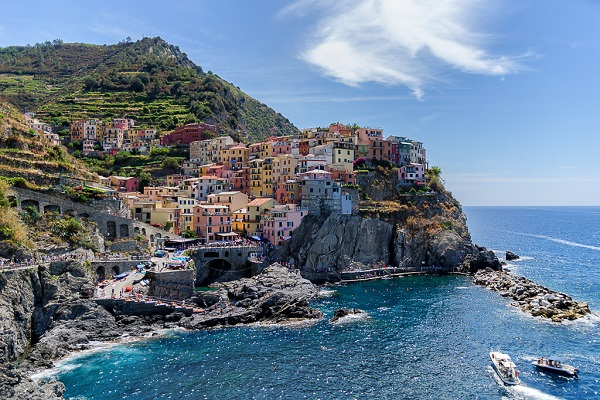
#> input picture img_5terre.jpg, 600 x 400 px
$ python resize.py
#> lines starting #> are read from the running program, lines starting #| are printed output that depends on the picture
import cv2
import matplotlib.pyplot as plt
img=cv2.imread('img_5terre.jpg')
#> img is the input picture: shape (400, 600, 3); mean B, G, R 142.3, 123.3, 103.5
image_rgb=cv2.cvtColor(img,cv2.COLOR_BGR2RGB)
center=(image_rgb.shape[1]//2,image_rgb.shape[0]//2)
#> center = (300, 200)
angle=30
scale=1
rotation_matrix=cv2.getRotationMatrix2D(center,angle,scale)
rotated_image=cv2.warpAffine(image_rgb,rotation_matrix,(img.shape[-1],img.shape[0]))
fig,axs=plt.subplots(1,2,figsize=(7,4))
axs[0].imshow(image_rgb)
axs[0].set_title('Orginal_image')
axs[1].imshow(rotated_image)
axs[1].set_title('Image Rotation')
for ax in axs :
    ax.set_xticks([])
    ax.set_yticks([])
plt.tight_layout()
plt.show()
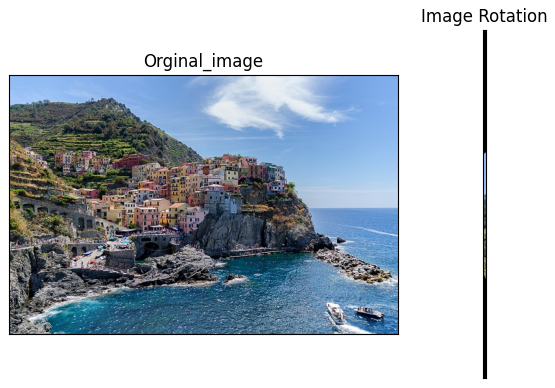
#> figure drawn by matplotlib, 2 panels

$ run again, with 487021350_122205127634162765_4776978011534063537_n.jpg copied over img_5terre.jpg
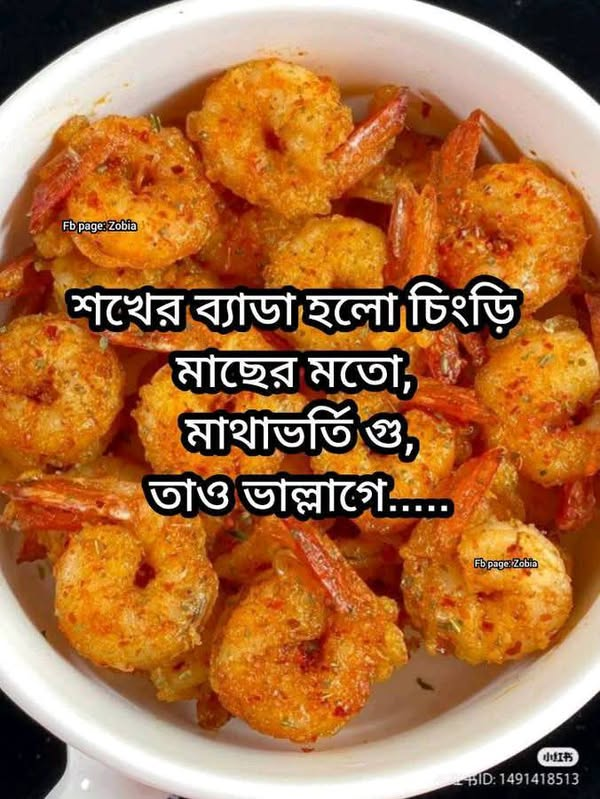
#> input picture 487021350_122205127634162765_4776978011534063537_n.jpg, 600 x 799 px
#> img is the input picture: shape (799, 600, 3); mean B, G, R 66.6, 113.4, 171.5
#> `plt.show()`:
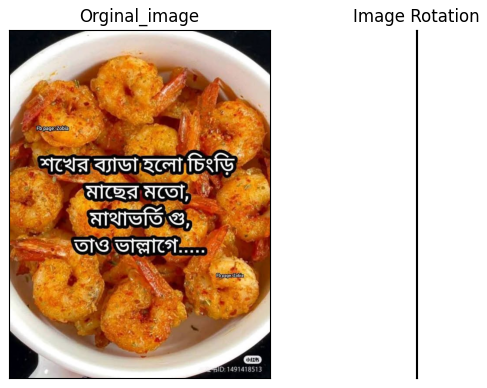
#> figure drawn by matplotlib, 2 panels

$ run again, with IMG-20230914-WA0004.jpg copied over img_5terre.jpg
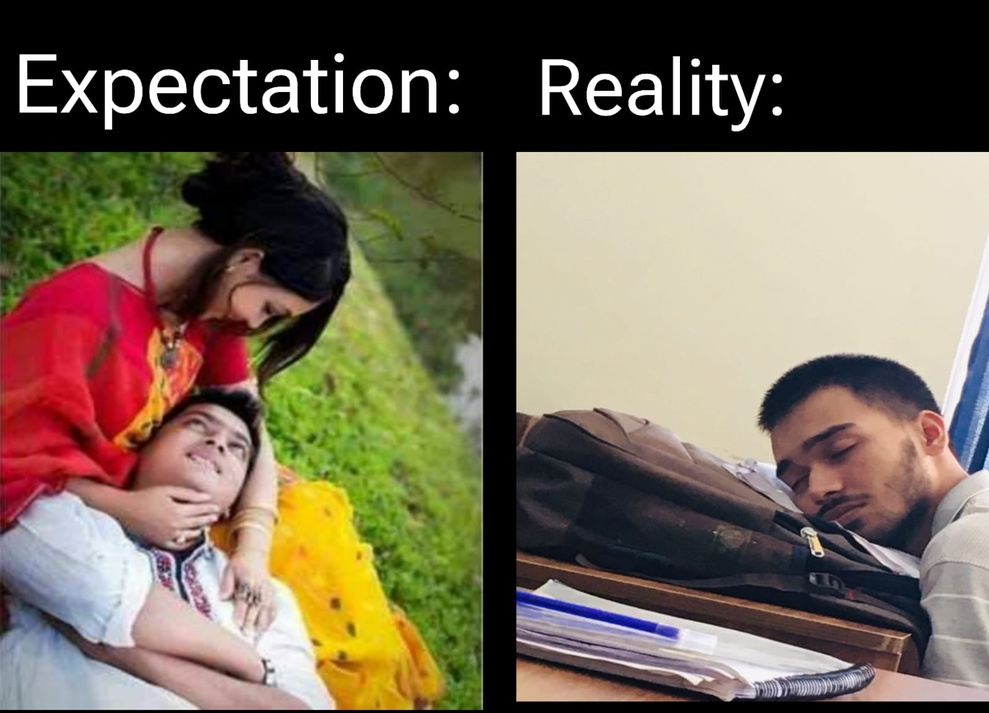
#> input picture IMG-20230914-WA0004.jpg, 989 x 713 px, shrunk from 1600 x 1154 before the run
#> img is the input picture: shape (713, 989, 3); mean B, G, R 85.5, 103, 115.3
#> `plt.show()`:
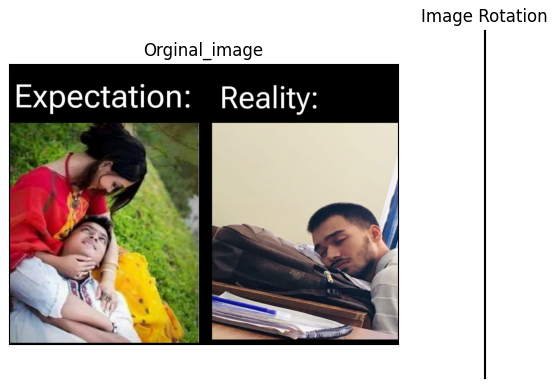
#> figure drawn by matplotlib, 2 panels
